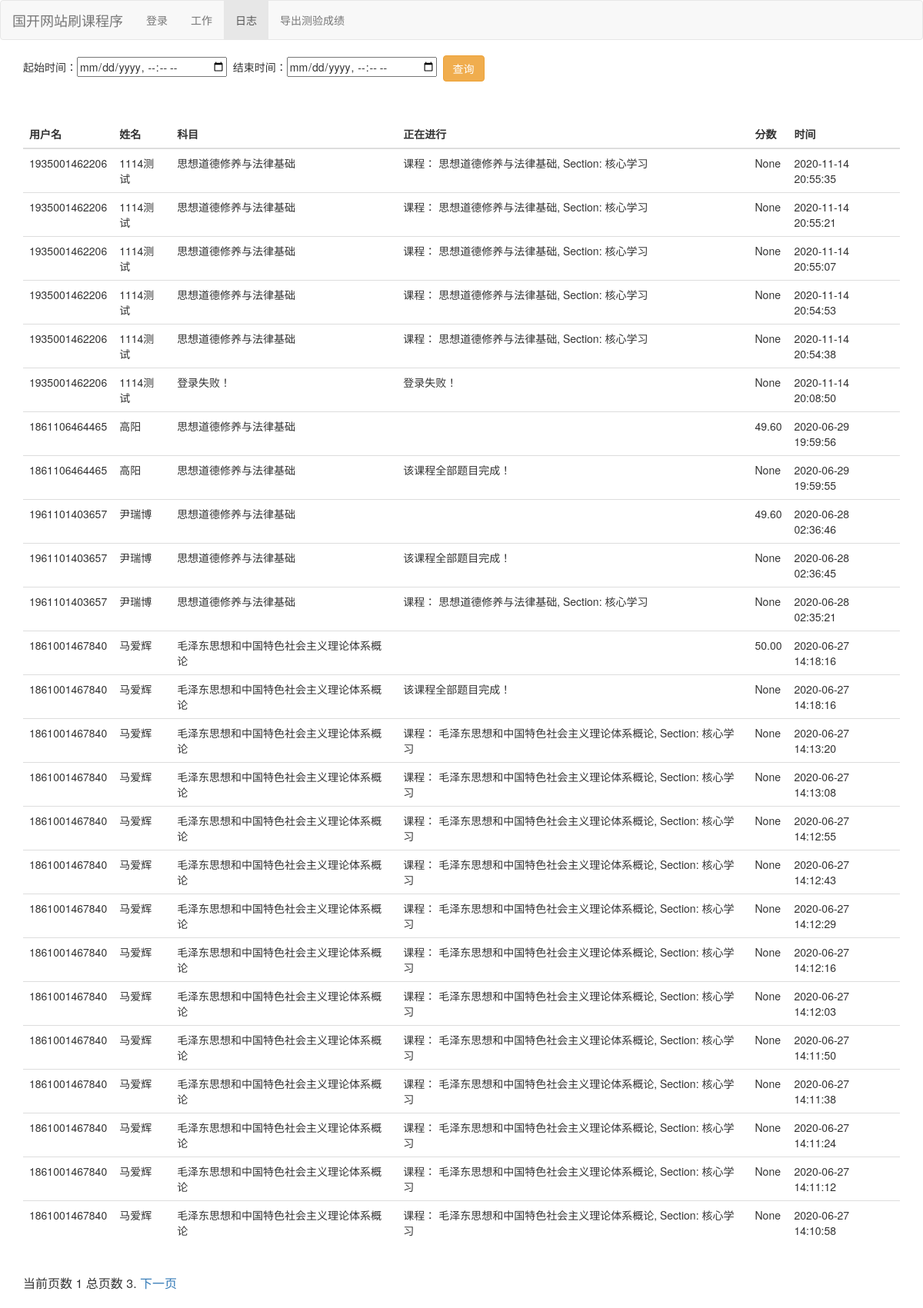
Page /list/ (signed in) on the committed database.
### app/models.py (models this page shows, shortened)
class Logs(models.Model):
    FEE_CHOICES = (
        (u'T', u'测试'),
        (u'S', u'视频'),
        (u'J', u'记录'),
        (u'C', u'成绩'),
    )
    username = models.CharField(u'用户名', max_length=50,null=True)
    loginUser = models.CharField(u'操作用户', max_length=50,null=True)
    name = models.CharField(u'姓名', max_length=50)
    kecheng = models.CharField(u'课程', max_length=50)
    timu = models.CharField(u'题目', max_length=100)
    score = models.CharField(u'分数',null=True,max_length=10)
    create_dt = models.CharField(u'创建时间', blank=True,null=True,max_length=50)
    status = models.CharField(u'类型', choices=FEE_CHOICES, max_length=10, blank=True)
    class Meta:
        verbose_name = '答题记录'
        verbose_name_plural = verbose_name

### app/views.py (the view)
# urls.py: path('list/', list),
@csrf_exempt
def list(request):
    loginUser = request.session.get("loginUser", default=None)
    if loginUser == None:
        return render(request, 'adminLogin.html', {})
    if request.method == 'POST':  # 当提交表单
        startTime = request.POST['startTime']
        endTime = request.POST['endTime']
        startTime = str(startTime).replace("T"," ") + ":00"
        endTime = str(endTime).replace("T"," ")+ ":00"
        print("%s --> %s" %(startTime,endTime))
        contact_list = Logs.objects.filter(loginUser=loginUser).filter(create_dt__gte=startTime).filter(create_dt__lte=endTime).order_by('-id')
    else:
        contact_list = Logs.objects.filter(loginUser=loginUser).order_by('-id')
    paginator = Paginator(contact_list, 25)  # Show 25 contacts per page
    page = request.GET.get('page')
    try:
        contacts = paginator.page(page)
    except PageNotAnInteger:
        contacts = paginator.page(1)
    except EmptyPage:
        contacts = paginator.page(paginator.num_pages)
    return render(request, 'list.html', {'contacts': contacts})

### templates/list.html (shortened to what this page needs)
<!DOCTYPE html>
<html>
<head>
    <link rel="stylesheet" href="https://cdn.staticfile.org/twitter-bootstrap/3.3.7/css/bootstrap.min.css">
</head>
<body>
<nav class="navbar navbar-default" role="navigation">
    <div class="container-fluid">
        <div class="navbar-header">
            <a class="navbar-brand"  href="/static/html/index.html">国开网站刷课程序</a>
        </div>
        <div>
            <ul class="nav navbar-nav">
                <li><a href="/login.html">登录</a></li>
                <li><a href="/">工作</a></li>
                <li class="active"><a>日志</a></li>
                <li><a href="/download/">导出测验成绩</a></li>
            </ul>
        </div>
    </div>
</nav>
<div class="container">
    <div id="row">
        <div>
            <table class="table">
                <div>
                    <form action="/list/" method="post">
                    起始时间：<input name="startTime" type="datetime-local">&nbsp;
                         结束时间：<input  type="datetime-local" name="endTime">&nbsp;
                        <button type="submit" class="btn btn-warning">查询</button>
                </form>
                </div>
            <div style="height: 50px;">
            </div>
                <thead>
                <tr>
                    <th>用户名</th>
                    <th>姓名</th>
                    <th>科目</th>
                    <th>正在进行</th>
                    <th>分数</th>
                    <th>时间</th>
                </tr>
                </thead>
                <tbody id="reulstTable">
                {% for item in contacts %}
                    <tr>
                        <td>{{ item.username }}</td>
                        <td>{{ item.name }}</td>
                        <td>{{ item.kecheng }}</td>
                        <td>{{ item.timu }}</td>
                        <td>{{ item.score }}</td>
                        <td>{{ item.create_dt }}</td>
                    </tr>
                {% endfor %}
                </tbody>
            </table>
        </div>
        <div class="pagination" style="font-size: 16px;">
                        <span class="step-links">
                            <span class="current">
                                当前页数 {{ contacts.number }} 总页数 {{ contacts.paginator.num_pages }}.
                            </span>
                            {% if contacts.has_next %}
                                <a href="?page={{ contacts.next_page_number }}">下一页</a>
                            {% endif %}
                        </span>
        </div>
    </div>
</div>
</body>
</html>

### rows in the picture
Logs: username "1935001462206", name "1114测试", kecheng "思想道德修养与法律基础", timu "课程： 思想道德修养与法律基础, Section: 核心学习", score "None", create_dt "2020-11-14 20:55:35"
Logs: username "1935001462206", name "1114测试", kecheng "思想道德修养与法律基础", timu "课程： 思想道德修养与法律基础, Section: 核心学习", score "None", create_dt "2020-11-14 20:55:21"
Logs: username "1935001462206", name "1114测试", kecheng "思想道德修养与法律基础", timu "课程： 思想道德修养与法律基础, Section: 核心学习", score "None", create_dt "2020-11-14 20:55:07"
Logs: username "1935001462206", name "1114测试", kecheng "思想道德修养与法律基础", timu "课程： 思想道德修养与法律基础, Section: 核心学习", score "None", create_dt "2020-11-14 20:54:53"
Logs: username "1935001462206", name "1114测试", kecheng "思想道德修养与法律基础", timu "课程： 思想道德修养与法律基础, Section: 核心学习", score "None", create_dt "2020-11-14 20:54:38"
Logs: username "1935001462206", name "1114测试", kecheng "登录失败！", timu "登录失败！", score "None", create_dt "2020-11-14 20:08:50"
Logs: username "1861106464465", name "高阳", kecheng "思想道德修养与法律基础", score "49.60", create_dt "2020-06-29 19:59:56"
Logs: username "1861106464465", name "高阳", kecheng "思想道德修养与法律基础", timu "该课程全部题目完成！", score "None", create_dt "2020-06-29 19:59:55"
Logs: username "1961101403657", name "尹瑞博", kecheng "思想道德修养与法律基础", score "49.60", create_dt "2020-06-28 02:36:46"
Logs: username "1961101403657", name "尹瑞博", kecheng "思想道德修养与法律基础", timu "该课程全部题目完成！", score "None", create_dt "2020-06-28 02:36:45"
Logs: username "1961101403657", name "尹瑞博", kecheng "思想道德修养与法律基础", timu "课程： 思想道德修养与法律基础, Section: 核心学习", score "None", create_dt "2020-06-28 02:35:21"
Logs: username "1861001467840", name "马爱辉", kecheng "毛泽东思想和中国特色社会主义理论体系概论", score "50.00", create_dt "2020-06-27 14:18:16"
Logs: username "1861001467840", name "马爱辉", kecheng "毛泽东思想和中国特色社会主义理论体系概论", timu "该课程全部题目完成！", score "None", create_dt "2020-06-27 14:18:16"
Logs: username "1861001467840", name "马爱辉", kecheng "毛泽东思想和中国特色社会主义理论体系概论", timu "课程： 毛泽东思想和中国特色社会主义理论体系概论, Section: 核心学习", score "None", create_dt "2020-06-27 14:13:20"
Logs: username "1861001467840", name "马爱辉", kecheng "毛泽东思想和中国特色社会主义理论体系概论", timu "课程： 毛泽东思想和中国特色社会主义理论体系概论, Section: 核心学习", score "None", create_dt "2020-06-27 14:13:08"
Logs: username "1861001467840", name "马爱辉", kecheng "毛泽东思想和中国特色社会主义理论体系概论", timu "课程： 毛泽东思想和中国特色社会主义理论体系概论, Section: 核心学习", score "None", create_dt "2020-06-27 14:12:55"
Logs: username "1861001467840", name "马爱辉", kecheng "毛泽东思想和中国特色社会主义理论体系概论", timu "课程： 毛泽东思想和中国特色社会主义理论体系概论, Section: 核心学习", score "None", create_dt "2020-06-27 14:12:43"
Logs: username "1861001467840", name "马爱辉", kecheng "毛泽东思想和中国特色社会主义理论体系概论", timu "课程： 毛泽东思想和中国特色社会主义理论体系概论, Section: 核心学习", score "None", create_dt "2020-06-27 14:12:29"
Logs: username "1861001467840", name "马爱辉", kecheng "毛泽东思想和中国特色社会主义理论体系概论", timu "课程： 毛泽东思想和中国特色社会主义理论体系概论, Section: 核心学习", score "None", create_dt "2020-06-27 14:12:16"
Logs: username "1861001467840", name "马爱辉", kecheng "毛泽东思想和中国特色社会主义理论体系概论", timu "课程： 毛泽东思想和中国特色社会主义理论体系概论, Section: 核心学习", score "None", create_dt "2020-06-27 14:12:03"
Logs: username "1861001467840", name "马爱辉", kecheng "毛泽东思想和中国特色社会主义理论体系概论", timu "课程： 毛泽东思想和中国特色社会主义理论体系概论, Section: 核心学习", score "None", create_dt "2020-06-27 14:11:50"
Logs: username "1861001467840", name "马爱辉", kecheng "毛泽东思想和中国特色社会主义理论体系概论", timu "课程： 毛泽东思想和中国特色社会主义理论体系概论, Section: 核心学习", score "None", create_dt "2020-06-27 14:11:38"
Logs: username "1861001467840", name "马爱辉", kecheng "毛泽东思想和中国特色社会主义理论体系概论", timu "课程： 毛泽东思想和中国特色社会主义理论体系概论, Section: 核心学习", score "None", create_dt "2020-06-27 14:11:24"
Logs: username "1861001467840", name "马爱辉", kecheng "毛泽东思想和中国特色社会主义理论体系概论", timu "课程： 毛泽东思想和中国特色社会主义理论体系概论, Section: 核心学习", score "None", create_dt "2020-06-27 14:11:12"
Logs: username "1861001467840", name "马爱辉", kecheng "毛泽东思想和中国特色社会主义理论体系概论", timu "课程： 毛泽东思想和中国特色社会主义理论体系概论, Section: 核心学习", score "None", create_dt "2020-06-27 14:10:58"

### other values in the picture
{{ contacts.number }} "1"
{{ contacts.paginator.num_pages }} "3"
